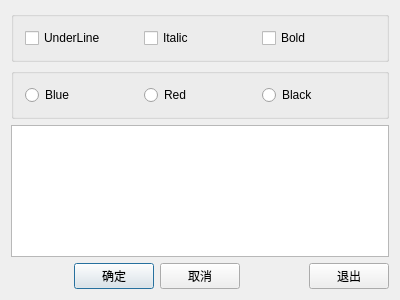
<?xml version="1.0" encoding="UTF-8"?>
<ui version="4.0">
 <class>Dialog</class>
 <widget class="QDialog" name="Dialog">
  <property name="geometry">
   <rect>
    <x>0</x>
    <y>0</y>
    <width>400</width>
    <height>300</height>
   </rect>
  </property>
  <property name="windowTitle">
   <string>Dialog by Designer</string>
  </property>
  <layout class="QVBoxLayout" name="verticalLayout">
   <item>
    <widget class="QGroupBox" name="groupBox">
     <property name="title">
      <string/>
     </property>
     <layout class="QHBoxLayout" name="horizontalLayout">
      <item>
       <widget class="QCheckBox" name="chkBoxUnder">
        <property name="text">
         <string>UnderLine</string>
        </property>
       </widget>
      </item>
      <item>
       <widget class="QCheckBox" name="chkBoxItalic">
        <property name="text">
         <string>Italic</string>
        </property>
       </widget>
      </item>
      <item>
       <widget class="QCheckBox" name="chkBoxBold">
        <property name="text">
         <string>Bold</string>
        </property>
       </widget>
      </item>
     </layout>
    </widget>
   </item>
   <item>
    <widget class="QGroupBox" name="groupBox_2">
     <property name="title">
      <string/>
     </property>
     <layout class="QHBoxLayout" name="horizontalLayout_2">
      <item>
       <widget class="QRadioButton" name="rBtnBlue">
        <property name="text">
         <string>Blue</string>
        </property>
       </widget>
      </item>
      <item>
       <widget class="QRadioButton" name="rBtnRed">
        <property name="text">
         <string>Red</string>
        </property>
       </widget>
      </item>
      <item>
       <widget class="QRadioButton" name="rBtnBlack">
        <property name="text">
         <string>Black</string>
        </property>
       </widget>
      </item>
     </layout>
    </widget>
   </item>
   <item>
    <widget class="QTextEdit" name="txtEdit"/>
   </item>
   <item>
    <layout class="QHBoxLayout" name="horizontalLayout_3">
     <item>
      <spacer name="horizontalSpacer">
       <property name="orientation">
        <enum>Qt::Horizontal</enum>
       </property>
       <property name="sizeHint" stdset="0">
        <size>
         <width>40</width>
         <height>20</height>
        </size>
       </property>
      </spacer>
     </item>
     <item>
      <widget class="QPushButton" name="btnOK">
       <property name="text">
        <string>确定</string>
       </property>
      </widget>
     </item>
     <item>
      <widget class="QPushButton" name="btnCancel">
       <property name="text">
        <string>取消</string>
       </property>
      </widget>
     </item>
     <item>
      <spacer name="horizontalSpacer_2">
       <property name="orientation">
        <enum>Qt::Horizontal</enum>
       </property>
       <property name="sizeHint" stdset="0">
        <size>
         <width>40</width>
         <height>20</height>
        </size>
       </property>
      </spacer>
     </item>
     <item>
      <widget class="QPushButton" name="btnQuit">
       <property name="text">
        <string>退出</string>
       </property>
      </widget>
     </item>
    </layout>
   </item>
  </layout>
 </widget>
 <layoutdefault spacing="6" margin="11"/>
 <tabstops>
  <tabstop>chkBoxUnder</tabstop>
  <tabstop>txtEdit</tabstop>
  <tabstop>chkBoxItalic</tabstop>
  <tabstop>chkBoxBold</tabstop>
  <tabstop>rBtnBlue</tabstop>
  <tabstop>rBtnRed</tabstop>
  <tabstop>rBtnBlack</tabstop>
  <tabstop>btnQuit</tabstop>
  <tabstop>btnCancel</tabstop>
  <tabstop>btnOK</tabstop>
 </tabstops>
 <resources/>
 <connections>
  <connection>
   <sender>btnOK</sender>
   <signal>clicked()</signal>
   <receiver>Dialog</receiver>
   <slot>accept()</slot>
   <hints>
    <hint type="sourcelabel">
     <x>123</x>
     <y>281</y>
    </hint>
    <hint type="destinationlabel">
     <x>55</x>
     <y>275</y>
    </hint>
   </hints>
  </connection>
  <connection>
   <sender>btnCancel</sender>
   <signal>clicked()</signal>
   <receiver>Dialog</receiver>
   <slot>reject()</slot>
   <hints>
    <hint type="sourcelabel">
     <x>199</x>
     <y>281</y>
    </hint>
    <hint type="destinationlabel">
     <x>262</x>
     <y>284</y>
    </hint>
   </hints>
  </connection>
  <connection>
   <sender>btnQuit</sender>
   <signal>clicked()</signal>
   <receiver>Dialog</receiver>
   <slot>close()</slot>
   <hints>
    <hint type="sourcelabel">
     <x>341</x>
     <y>276</y>
    </hint>
    <hint type="destinationlabel">
     <x>301</x>
     <y>270</y>
    </hint>
   </hints>
  </connection>
 </connections>
</ui>
